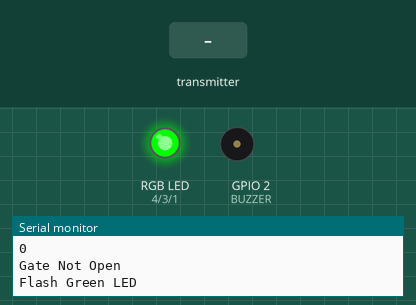
Bench run of a sketch on a simulated ESP32. Shown: an RGB LED mixed from three pins (HIGH = lit), buzzer (waves = sounding), the last lines printed to the serial monitor. Dashed ring = blinking. The test bench sets the inputs (shaded band). WiFi joins after 1.5 s; servers stay silent unless stated; web services answer with replies made up by the test bench.

Above: at 5.4 s.
5.5 s: the transmitter starts sending a = 1
At 6.3 s:
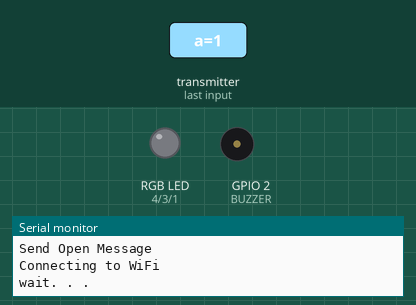
8.5 s: the transmitter starts sending a = 0
At 10.4 s:
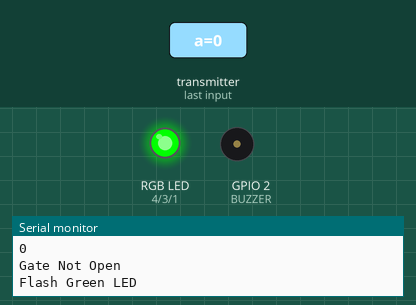
10.5 s: the transmitter starts sending a = 1
At 11.3 s:
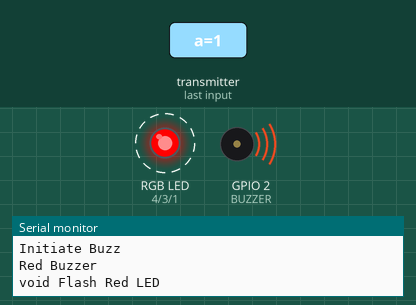
Timing chart, 0 to 19.5 s (numbered marks = the images above; inputs shaded):
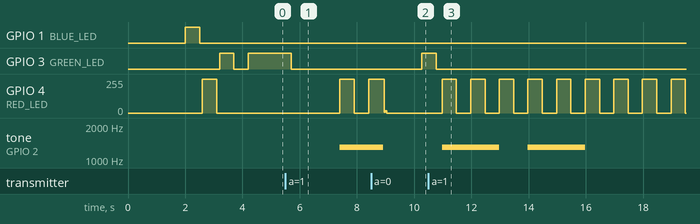

The sketch:

ESPnowAnnunciatorXIAO_signal.ino
```cpp
#include "Arduino.h"

const char* ssid = "SSID";             //Add your WiFi ssid
const char* password =  "SSID PW";    //Add your WiFi password

#include <esp_now.h>
#include <WiFi.h>
#include <HTTPClient.h>
#define RED_LED  D3
#define GREEN_LED  D2
#define BLUE_LED D0
#define BUZZER D1
#define CHN 0

typedef struct struct_message {
    bool a;
} struct_message;
struct_message myData;

boolean GateOpen = false;

void WaitFunc(float duration, boolean value) {
  int timer = 0;
  while (timer < duration*2 && GateOpen != value) {
    timer++;
    delay(500);
    }
}

void OnDataRecv(const uint8_t * mac, const uint8_t *incomingData, int len) {
  memcpy(&myData, incomingData, sizeof(myData));
  GateOpen = myData.a;
}

void FlashRedLED(int duration) {
  Serial.println("void Flash Red LED");
  for (int i=0; i<duration;i++) {
    digitalWrite(RED_LED, HIGH);
    WaitFunc(0.1,false);//on for 100ms
    digitalWrite(RED_LED, LOW);
    WaitFunc(0.1,false); //off for 100ms
   Serial.println("void Flash Red LED complete");
  }
}

void setup() {
  Serial.begin(115200);
  Serial.println("void setup");
  pinMode(GREEN_LED, OUTPUT);
  pinMode(RED_LED, OUTPUT);
  pinMode(BLUE_LED, OUTPUT);
  pinMode(BUZZER, OUTPUT);
  ledcSetup(CHN, 0, 10); //setup pwm channel
  ledcAttachPin(BUZZER, CHN);

    //this sequences all the LEDs once at power-up
    delay(2000);
    digitalWrite(BLUE_LED, HIGH);
    delay(500);
    digitalWrite(BLUE_LED, LOW);
    delay(100);
    digitalWrite(RED_LED, HIGH);
    delay(500);
    digitalWrite(RED_LED, LOW);
    delay(100);
    digitalWrite(GREEN_LED, HIGH);
    delay(500);
    digitalWrite(GREEN_LED, LOW);
    delay(500);

    //send_message_start();// This sends SIGNAL Start-up message one time at reset or power up after it cycles the LEDs but stops the sketch at this tab.

  Serial.println("void setup complete");
  WiFi.mode(WIFI_STA);
  Serial.println("ESP Now OK");
  if (esp_now_init() != ESP_OK) {
 Serial.println("Error initializing ESP-NOW");
  return;
  }
  esp_now_register_recv_cb(OnDataRecv);  //function run when received data
}

void loop() {
  //send_message_start(); //HERE this sends the signal "startup" message but stops the code after it?
    Serial.println(GateOpen);
  while (GateOpen == 0){
  Serial.println("Gate Not Open");
  Serial.println("Flash Green LED");
    digitalWrite(GREEN_LED, HIGH);
    WaitFunc(30,true); //on 30 seconds
    digitalWrite(GREEN_LED, LOW);
    WaitFunc(0.1,true); // off 100ms
  Serial.println("Gate Not Open End");

    //send_message_closed();//this sends the signal "closed" message but sends every 10 seconds. don't know how to send once when initially closed
}

   Serial.println(GateOpen);
    while (GateOpen == 1){
   Serial.println("Gate Open");
   Serial.println("Send Open Message");
   send_message_open();//HERE this sends the signal "open" message before buzzer but when door closes will not reset to green and then sends message again after cycle 500 seconds

   Serial.println("Initiate Buzz");
        for (int i=0; i<2;i++) {  // number of beep cycles (4)
        for (int i=0; i<2;i++) {  // number of beeps in cycle (4)

    Serial.println("Red Buzzer");
            ledcWriteTone(CHN, 1300);  // frequency of tone (2000)
            digitalWrite(RED_LED, HIGH);
            FlashRedLED(2);  // beep duration was 1 sec
            ledcWriteTone(CHN, 0);
            digitalWrite(RED_LED, LOW);

    Serial.println("Buzz Pause 1");

           FlashRedLED(1);  // pause between beeps was 1 sec

   }
    Serial.println("Buzz Pause 10");

          FlashRedLED(10);  // pause between beeps cycles was 10 sec
   }
    Serial.println("Buzz Pause 500");

          FlashRedLED(500);  // 500 seconds=8.33 minutes after cycle ends (pause between beep groups was 45)

    Serial.println("Buzz Pause 500 after");

   }
    Serial.println("End End End");
}
```

messageopen.ino
```cpp
String url_1;                            //url String will be used to store the final generated URL

void send_message_open()
{
  Serial.begin(115200);

  WiFi.begin(ssid, password);              // Try to connect with the given SSID and PSS
  Serial.println("Connecting to WiFi");
  while (WiFi.status() != WL_CONNECTED) {  // Wait until WiFi is connected
    delay(500);
    Serial.print("wait. . .");
  }
  Serial.println();
  Serial.println("Connected to WiFi"); // Print wifi connect message
  Serial.println("Open Message Signal");
  message_open_to_signal(""); // use message_to_signal function to send your message
}

void  message_open_to_signal(String message)       // user define function to send message via Signal
{
  //use signal/whatsapp/telegram api url here
Serial.println("Open Message URL");

  url_1 = "https://api.callmebot.com/signal/send.php?phone= YOUR API HERE";

 Serial.println("post data 1");
  postData_1(); // calling postData to run the above-generated url once so that you will receive a message.
}
void postData_1()     //userDefine function used to call api(POST data)
{
  Serial.println("Int HTTP Code");
  int httpCode;     // variable used to get the responce http code after calling api
  HTTPClient http;  // Declare object of class HTTPClient
  http.begin(url_1);  // begin the HTTPClient object with generated url
  httpCode = http.POST(url_1); // Finaly Post the URL with this function and it will store the http code
  Serial.println("HTTP Code Bottom");
  //add below if you want message to be sent twice
    /* http.begin(url);
      httpCode = http.POST(url);
    */

  if (httpCode == 200)      // Check if the response http code is 200
  {
    Serial.println("Sent OPEN Ok."); // print message sent ok message
    http.end();          // After calling API end the HTTP client object.
    Serial.println("HTTP End ok");
  }

  else                      // if response HTTP code is not 200 it means there is some error.
  {
    Serial.println("ERROR sending OPEN."); // print error message.
    http.end();          // After calling API end the HTTP client object.
    Serial.println("Flash Blue LED.");
    //digitalWrite(BLUE_LED, HIGH);
    //delay(3000);
    //digitalWrite(BLUE_LED, LOW);
    //delay(250);
    digitalWrite(BLUE_LED, HIGH);
    Serial.println("Blue LED Stay ON");
  }
     Serial.println("Message Tab End");
 }
```

messagestart.ino
```cpp
#include <WiFi.h>         //Including wifi.h library it will take care of all wifi related task
#include <HTTPClient.h>   //Including HTTPClient.h library to use all api


String url_2;                            //url String will be used to store the final generated URL

void send_message_start()
{
  Serial.begin(115200);

  WiFi.begin(ssid, password);              // Try to connect with the given SSID and PSS
  Serial.println("Connecting to WiFi");
  while (WiFi.status() != WL_CONNECTED) {  // Wait until WiFi is connected
    delay(500);
    Serial.print("wait");
  }
  Serial.println();
  Serial.println("Connected to WiFi"); // Print wifi connect message

  message_start_to_signal(""); // use message_to_signal function to send your message
}


void  message_start_to_signal(String message)       // user define function to send meassage to Signal app
{
  //use signal/whatsapp/telegram api url here this is the the initalization message to send when powered up

  url_2 = "https://api.callmebot.com/signal/send.php?phone=YOUR API INFORMATION";// your CallMeBot/Signal api information


  postData_2(); // calling postData to run the above-generated url once so that you will receive a message.
}

void postData_2()     //userDefine function used to call api(POST data)
{
  int httpCode;     // variable used to get the responce http code after calling api
  HTTPClient http;  // Declare object of class HTTPClient
  http.begin(url_2);  // begin the HTTPClient object with generated url
  httpCode = http.POST(url_2); // Finaly Post the URL with this function and it will store the http code

  //add below if you want message to be sent twice
    /* http.begin(url);
      httpCode = http.POST(url);
    */
  if (httpCode == 200)      // Check if the responce http code is 200
  {
    Serial.println("Sent Start Ok."); // print message sent ok message
  }
  else                      // if response HTTP code is not 200 it means there is some error.
  {
    Serial.println("Error sending Start."); // print error message.
  }
  http.end();          // After calling API end the HTTP client object.
}
```

Measured:
- after the input at 5.5 s, GPIO 3 (GREEN_LED): HIGH → LOW after 0.20 s; GPIO 4 (RED_LED): 0/255 → 255/255 after 1.9 s, → 0/255 0.50 s later, → 255/255 0.50 s later; tone on GPIO 2 (BUZZER): silent → 1300 Hz after 1.9 s
- after the input at 8.5 s, GPIO 3 (GREEN_LED): LOW → HIGH after 1.8 s
- after the input at 10.5 s, GPIO 3 (GREEN_LED): HIGH → LOW after 0.26 s; GPIO 4 (RED_LED): alternates 255/255 for 0.50 s and 0/255 for 0.50 s, starting after 0.47 s; tone on GPIO 2 (BUZZER): alternates 1300 Hz for 2.0 s and silent for 1.0 s, 4 changes in all, then stays silent, starting after 0.47 s
